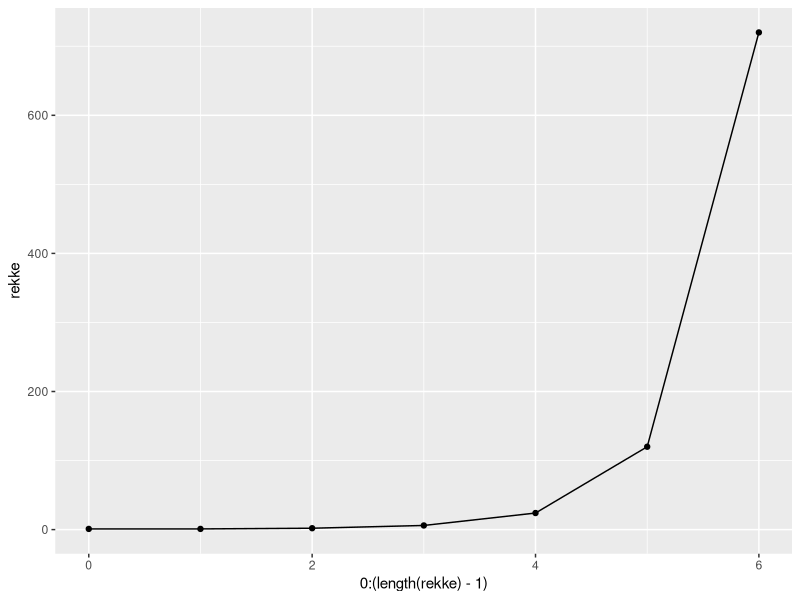

Source code (R):
##### Problemløsning

# Fakultet:
# Vi vet at fakultet av et tall n er produktet av rekken heltall fra n ned til 1
# Fakultet av 6 er derfor:
6 * 5 * 4 * 3 * 2 * 1

# Vi kan sjekke med den innebygde funksjonen for fakultet:
n <- 6
factorial(n)


# Vi kan også lage vår egen måte å regne ut fakultet
n <- 6
k <- n:1


prod(k)

# Eller hakket mer egendefinert:
p <- max(k)
for(i in 2:length(k)){
  p <- p * (k[i])
}

# Men hvorfor er fakultet av 0 lik 1?
factorial(0)


# Det kan løses med litt leking:
factorial(6) # dette vet vi, men det er også det samme med:

factorial(7) / 7 # fordi:

n <- 6
n <- (n+1):1
prod(n) / n[1]


# Det samme gjelder 0:
n <- 0
n <- (n+1):1

# 1 / 1 = 1
prod(n) / n[1]


new_factorial <- function(n){
  n <- (n + 1):1
  
  product <- prod(n) / n[1]
  
  return(product)
}

rekke <- sapply(0:6, new_factorial)

library(ggplot2)
ggplot(NULL, aes(y = rekke, x = 0:(length(rekke)-1))) +
  geom_line() +
  geom_point()
